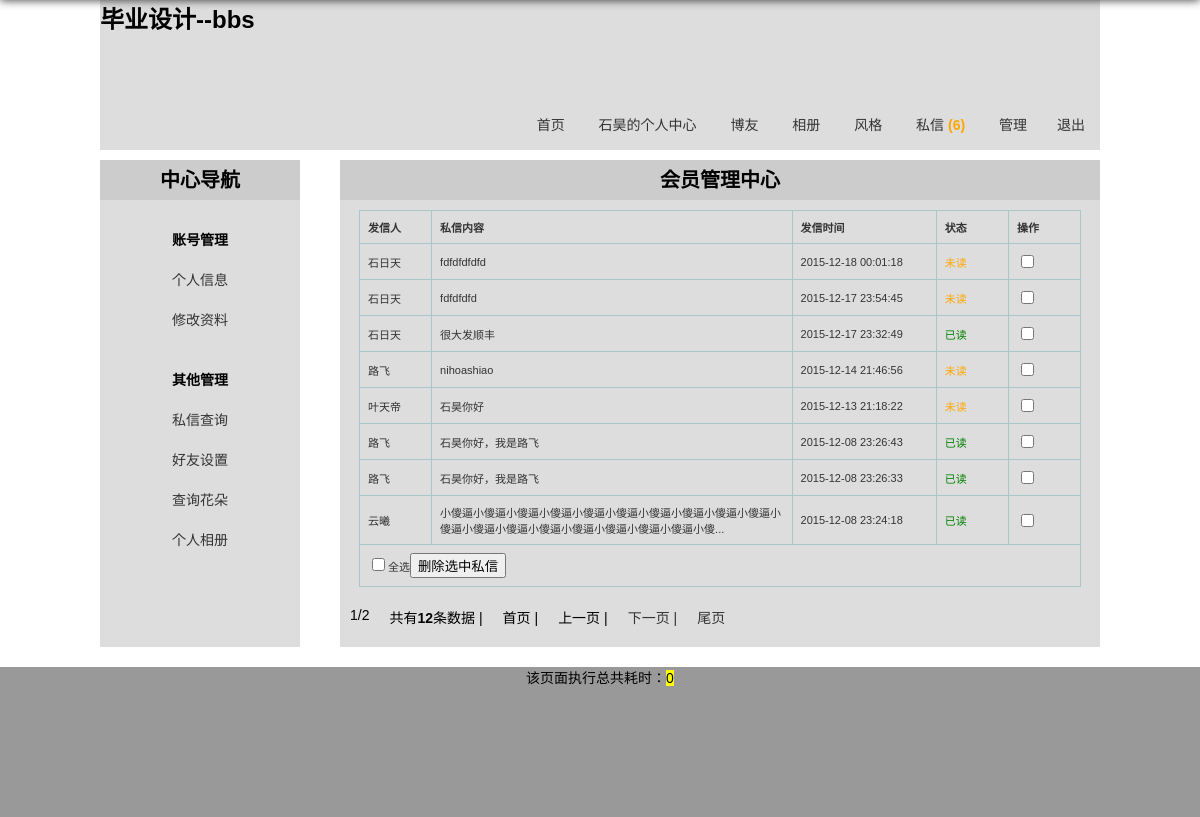
Page /message.php (signed in) on the committed database.
### tables this page shows
CREATE TABLE IF NOT EXISTS `bbs_system` (
  `bbs_id` mediumint(8) unsigned NOT NULL AUTO_INCREMENT COMMENT 'id',
  `bbs_webname` varchar(20) NOT NULL COMMENT '网站名称',
  `bbs_article_num` varchar(20) NOT NULL DEFAULT '0' COMMENT '首页最新主题分页数',
  `bbs_blog_num` varchar(20) NOT NULL DEFAULT '0' COMMENT '博友分页数',
  `bbs_photo_num` varchar(20) NOT NULL DEFAULT '0' COMMENT '相册分页数',
  `bbs_hot_num` varchar(20) NOT NULL DEFAULT '0' COMMENT '首页主题排行列表数',
  `bbs_newuser_num` varchar(20) NOT NULL DEFAULT '0' COMMENT '首页新晋会员列表数',
  `bbs_skin` tinyint(1) unsigned NOT NULL DEFAULT '0' COMMENT '网站皮肤',
  `bbs_string` text NOT NULL COMMENT '网站敏感字符串过滤',
  `bbs_post_time` tinyint(3) unsigned NOT NULL DEFAULT '0' COMMENT '发帖限制间隔时间',
  `bbs_repost_time` tinyint(3) unsigned NOT NULL DEFAULT '0' COMMENT '回帖间隔时间限制',
  `bbs_code` tinyint(1) unsigned NOT NULL DEFAULT '0' COMMENT '是否启用验证码',
  `bbs_register` tinyint(1) unsigned NOT NULL DEFAULT '0' COMMENT '是否启用注册功能',
  `bbs_last_modify_date` datetime NOT NULL COMMENT '最后修改时间',
  `bbs_modify_user` varchar(20) DEFAULT NULL COMMENT '最后修改人',
  PRIMARY KEY (`bbs_id`)
);

CREATE TABLE IF NOT EXISTS `bbs_message` (
  `bbs_id` mediumint(8) unsigned NOT NULL AUTO_INCREMENT COMMENT '私信id',
  `bbs_touser` varchar(20) NOT NULL COMMENT '收信人',
  `bbs_fromuser` varchar(20) NOT NULL COMMENT '发信人',
  `bbs_content` varchar(200) NOT NULL COMMENT '私信内容',
  `bbs_state` tinyint(1) NOT NULL DEFAULT '0' COMMENT '私信状态',
  `bbs_date` datetime NOT NULL COMMENT '发私信时间',
  PRIMARY KEY (`bbs_id`)
);

### includes/common.inc.php (called while the page is built, shortened)
<?php
require ROOT_PATH.'includes/global.func.php';
require ROOT_PATH.'includes/mysql.func.php';
if (!!$rows = fetch_array("SELECT bbs_webname,bbs_article_num,bbs_blog_num,bbs_photo_num,bbs_hot_num,bbs_newuser_num,bbs_skin,bbs_string,bbs_post_time,bbs_repost_time,bbs_code,bbs_register,bbs_last_modify_date,bbs_modify_user FROM bbs_system WHERE  bbs_id=1 LIMIT 1")) {
    $system = array();
    $system['webname']=$rows['bbs_webname'];
    $system['article_num']=$rows['bbs_article_num'];
    $system['blog_num']=$rows['bbs_blog_num'];
    $system['photo_num']=$rows['bbs_photo_num'];
    $system['hot_num']=$rows['bbs_hot_num'];
    $system['newuser_num']=$rows['bbs_newuser_num'];
    $system['skin']=$rows['bbs_skin'];
    $system['string']=$rows['bbs_string'];
    $system['post_time']=$rows['bbs_post_time'];
    $system['repost_time']=$rows['bbs_repost_time'];
    $system['code']=$rows['bbs_code'];
    $system['register']=$rows['bbs_register'];
    $system['last_modify_date']=$rows['bbs_last_modify_date'];
    $system['modify_user']=$rows['bbs_modify_user'];
    $system=html($system);
}else{
    exit('系统表读取错误，请联系管理员');
}
?>

### includes/mysql.func.php (called while the page is built, shortened)
<?php
function query($sql){
    if(!$result = mysql_query($sql)){
        exit('SQL执行失败'.mysql_error());
    }
    return $result;
}
function fetch_array($sql){
    return mysql_fetch_array(query($sql),MYSQL_ASSOC);
}
function fetch_array_list($result){
    return mysql_fetch_array($result,MYSQL_ASSOC);
}
?>

### message.php (the view, shortened to what this page needs)
<?php
require dirname(__FILE__).'/includes/common.inc.php';
global $page_size,$page_num;
$result = query("SELECT bbs_id,bbs_fromuser,bbs_content,bbs_state,bbs_date FROM bbs_message WHERE bbs_touser='{$_COOKIE['username']}' ORDER BY bbs_date DESC LIMIt $page_num,$page_size");
?>
<!DOCTYPE html>
<html lang="en">
<head>
    <link rel="stylesheet" type="text/css" href="css/reset.css">
    <link rel="stylesheet" type="text/css" href="css/main.css">
</head>
<body>
    <?php
        require ROOT_PATH.'includes/header.inc.php';
    ?>
    <div class="container oh uz">
        <?php require ROOT_PATH.'includes/userzone.inc.php'; ?>
        <div class="main fr">
            <section>
                <h2>会员管理中心</h2>
                <form id="delete" action="message.php?action=delete" method="post" >
                <table>
                    <thead>
                        <tr>
                            <th width="10%">发信人</th>
                            <th width="50%">私信内容</th>
                            <th width="20%">发信时间</th>
                            <th width="10%">状态</th>
                            <th width="10%">操作</th>
                        </tr>
                    </thead>
                    <tbody>
                        <?php
                            $html = array();
                            while ( !!$rows = fetch_array_list($result,MYSQL_ASSOC)) {
                                $html['id'] = $rows['bbs_id'];
                                $html['fromuser'] = $rows['bbs_fromuser'];
                                $html['content'] = $rows['bbs_content'];
                                $html['date'] = $rows['bbs_date'];
                                $html = html($html);
                                if (empty($rows['bbs_state'])) {
                                    $html['state'] = '<span style="color:orange;">未读</span>';
                                }else{
                                    $html['state'] = '<span style="color:green;">已读</span>';
                                }
                        ?>
                        <tr>
                            <td><?php echo $html['fromuser']; ?></td>
                            <td><a href="message_detail.php?id=<?php echo  $html['id'];?>" title="<?php echo $html['content']; ?>"><?php echo title($html['content'],56); ?></a></td>
                            <td><?php echo $html['date']; ?></td>
                            <td><?php echo $html['state']; ?></td>
                            <td><input type="checkbox" name="ids[]" value="<?php echo $html['id']; ?>"></td>
                        </tr>
                        <?php }
                        ?>
                        <tr><td colspan="5" ><label for="all"><input id="all" name="checkall" type="checkbox" />全选</label><input type="submit" name="submit" value="删除选中私信"></td></tr>
                    </tbody>
                </table>
                </form>
             </section>
        </div>
    </div>
    <?php
        require ROOT_PATH.'includes/footer.inc.php';
    ?>
</body>
</html>

### includes/header.inc.php (shortened to what this page needs)
<?php
global $system;
?>
<header class="container h150 header">
    <h1><?php echo $system['webname']; ?></h1>
    <nav>
        <ul class="tr">
            <li><a href="../index.php">首页</a></li>
            <?php if (isset($_COOKIE['username'])) {
                echo '<li><a href="../userzone.php">'.$_COOKIE['username'].'的'.'个人中心</a></li>';
            }else{
                echo '<li><a href="../register.php">注册</a></li>
            <li><a href="../login.php">登录</a></li>';
                } ?>
            <li><a href="../blog.php">博友</a></li>
            <li><a href="../photo_dir.php">相册</a></li>
            <li class="relative" id="fenge"><a href="javascript:;">风格</a>
            </li>
            <li><a href="message.php" title="查看信息">私信 <?php echo $GLOBALS['message']; ?></a></li>
            <?php
                if (isset($_COOKIE['username']) && isset($_SESSION['admin'])) {
                    echo '<li><a href="manage.php">管理</a></li>';
                }
                if (isset($_COOKIE['username'])) {
                echo '<li><a href="../logout.php">退出</a></li>';
            } ?>
        </ul>
    </nav>
</header>

### css/main.css (style rules this page uses)
.header { background: #ddd; }
.header h1 { height:100px; width:300px; }
.header li { display:inline-block; height:50px; line-height: 50px; }
.header a { display:inline-block;padding:0 15px; }
.uz { padding:10px 0; }
.uz h2 { text-align: center; background:#ccc; height:40px; line-height: 40px; }
.uz .main { width:760px; background:#ddd; padding-bottom:10000px;margin-bottom:-10000px; }

### rows in the picture
bbs_system: bbs_webname "毕业设计--bbs"
bbs_message: bbs_fromuser "石日天", bbs_content "fdfdfdfdfd", bbs_date "2015-12-18 00:01:18"
bbs_message: bbs_fromuser "石日天", bbs_content "fdfdfdfd", bbs_date "2015-12-17 23:54:45"
bbs_message: bbs_fromuser "石日天", bbs_content "很大发顺丰", bbs_date "2015-12-17 23:32:49"
bbs_message: bbs_fromuser "路飞", bbs_content "nihoashiao", bbs_date "2015-12-14 21:46:56"
bbs_message: bbs_fromuser "叶天帝", bbs_content "石昊你好", bbs_date "2015-12-13 21:18:22"
bbs_message: bbs_fromuser "路飞", bbs_content "石昊你好，我是路飞", bbs_date "2015-12-08 23:26:43"
bbs_message: bbs_fromuser "路飞", bbs_content "石昊你好，我是路飞", bbs_date "2015-12-08 23:26:33"
bbs_message: bbs_fromuser "云曦", bbs_content "小傻逼小傻逼小傻逼小傻逼小傻逼小傻逼小傻逼小傻逼小傻逼小傻逼小傻逼小傻逼小傻逼小傻逼小傻逼小傻逼小傻逼小傻逼小傻...", bbs_date "2015-12-08 23:24:18"

### other values in the picture
$_COOKIE['username'] "石昊"
$GLOBALS['message'] "(6)"
$page "1"
$page_total "2"
$sum_num "12"
runtime()-TIME_START "0"
